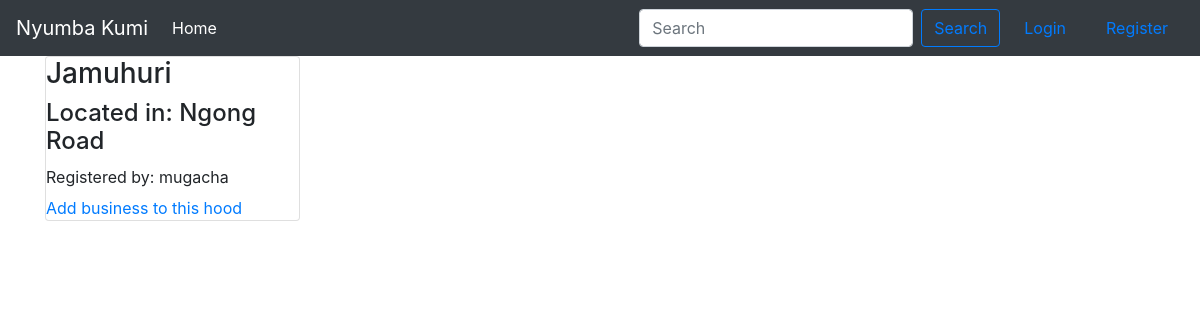
Screenshot of /biz/hood with the database file from the repository.
### hood/models.py (models this page shows, shortened)
class Hood(models.Model):
    name = models.CharField(max_length=100)
    location = models.CharField(max_length=100)
    author = models.ForeignKey(User, on_delete=models.CASCADE)

### hood/views.py (the view)
# urls.py: path('hood', views.HoodListView.as_view(), name="hood-all"),
class HoodListView(ListView):
    model = Hood

### templates/hood/hood_list.html
{% extends 'nyumba_kumi/base.html' %}
{% block content %}
    <div class="row">
        {% for hood in object_list %}
            <div class="col-md-3">
                <div class="card">
                    <h3>{{ hood.name }}</h3>
            <h4>Located in: {{ hood.location }}</h4>
                    <h5><small>Registered by: {{ hood.author }}</small></h5>
                    <a href="{% url "biz-create" hood.id %}">Add business to this hood</a>
                </div>
            </div>
        {% endfor %}
    </div>
{% endblock content %}

### rows the page displays
Hood: name "Jamuhuri", location "Ngong Road", author "mugacha"
